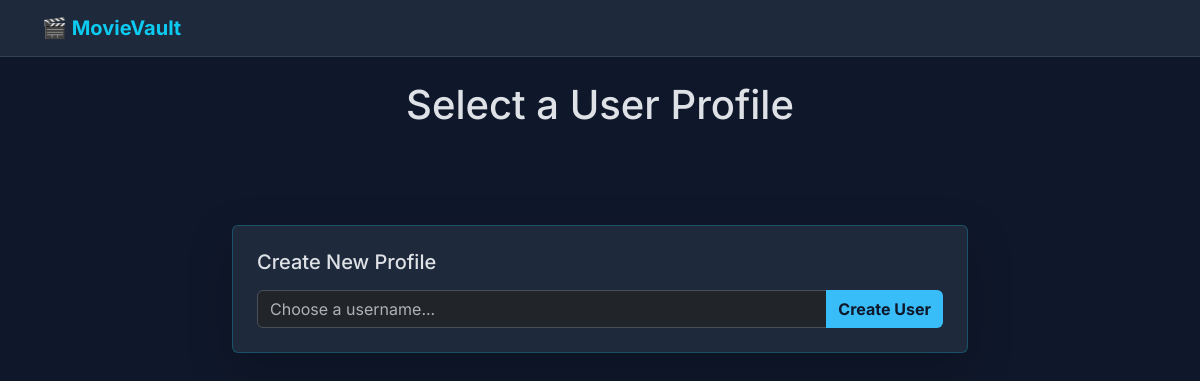
/, run on an earlier commit of the app's database.
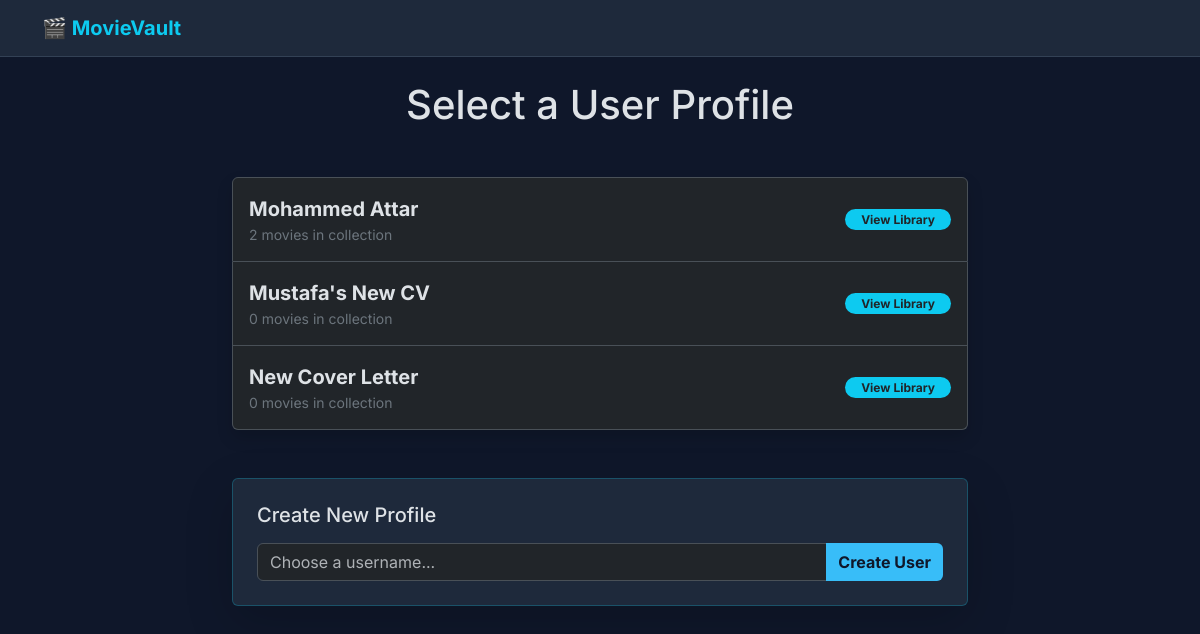
And on a later commit of the database.
### models.py (models this page shows)
class User(db.Model):
    __tablename__ = 'users'
    id = db.Column(db.Integer, primary_key=True, autoincrement=True, nullable=False)
    username = db.Column(db.String(100), nullable=False)

### app.py (the view)
@app.route('/')
def home():
    users = data_manager.get_users()
    return render_template('index.html', users=users)

### data_manager.py (called while the page is built)
    def get_users(self):
        return User.query.all()

### templates/index.html
{% extends "base.html" %}
{% block content %}
<div class="row justify-content-center">
    <div class="col-md-8">
        <h1 class="text-center mb-5">Select a User Profile</h1>
        <div class="list-group shadow">
            {% for user in users %}
            <a href="{{ url_for('show_movies', user_id=user.id) }}" class="list-group-item list-group-item-action d-flex justify-content-between align-items-center p-3">
                <div>
                    <span class="fs-5 fw-bold">{{ user.username }}</span>
                    <div class="text-secondary small">{{ user.users.count() }} movies in collection</div>
                </div>
                <span class="badge bg-info rounded-pill text-dark px-3">View Library</span>
            </a>
            {% endfor %}
        </div>
        <div class="card mt-5 p-4 border-info border-opacity-25 shadow-lg">
            <h5 class="mb-3">Create New Profile</h5>
            <form action="{{ url_for('add_user') }}" method="POST" class="input-group">
                <input type="text" name="name" class="form-control" placeholder="Choose a username..." required>
                <button class="btn btn-primary" type="submit">Create User</button>
            </form>
        </div>
    </div>
</div>
{% endblock %}

### templates/base.html (shortened to what this page needs)
<!DOCTYPE html>
<html lang="en" data-bs-theme="dark">
<head>
    <link href="https://cdn.jsdelivr.net/npm/bootstrap@5.3.2/dist/css/bootstrap.min.css" rel="stylesheet">
</head>
<body>
    <nav class="navbar navbar-expand-lg mb-4">
        <div class="container">
            <a class="navbar-brand fw-bold text-info" href="{{ url_for('home') }}">🎬 MovieVault</a>
        </div>
    </nav>
    <div class="container">
        {% block content %}{% endblock %}
    </div>
</body>
</html>

### templates/base.html (style rules this page uses)
body { font-family: 'Inter', sans-serif; background-color: #0f172a; }
.navbar { background-color: #1e293b; border-bottom: 1px solid #334155; }
.card { transition: transform 0.2s; border: 1px solid #334155; background: #1e293b; }
.btn-primary { background-color: #38bdf8; border: none; color: #0f172a; font-weight: bold; }

What changed in the data, as far as the page shows it:
added User: username "Mohammed Attar", users.count "2"
added User: username "Mustafa's New CV", users.count "0"
added User: username "New Cover Letter", users.count "0"
